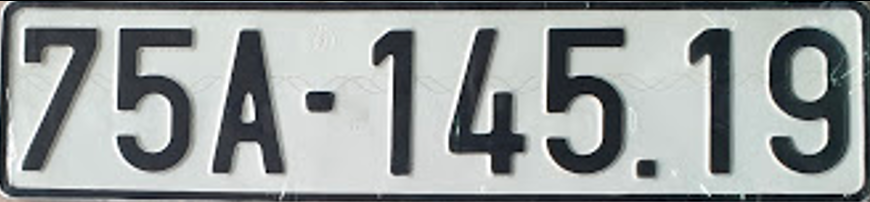
#> input picture opencv-basic/img/bike_number.png, 870 x 202 px
$ python read_bike_number.py
#> lines starting #> are read from the running program, lines starting #| are printed output that depends on the picture; after the words box and inside, x2 and y2 are one past the last pixel; in counts of white or black regions, pixels touching at a corner belong together
import cv2
import imutils

filepath = '../img/bike_number.png'

img = cv2.imread(filepath)
#> img is the input picture: shape (202, 870, 3); mean B, G, R 157, 157.5, 152.4

# Convert to grayscale img
gray = cv2.cvtColor(img, cv2.COLOR_BGR2GRAY)

thres = cv2.adaptiveThreshold(
    gray, 255, cv2.ADAPTIVE_THRESH_GAUSSIAN_C, cv2.THRESH_BINARY_INV, 31, 10)
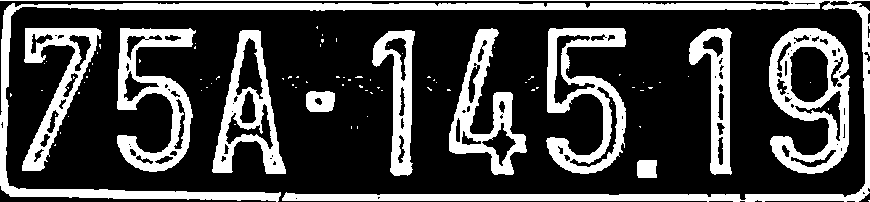
#> thres: shape (202, 870); 26.9% white; 87 white regions (76 under 20 px)

contours = cv2.findContours(thres, cv2.RETR_LIST, cv2.CHAIN_APPROX_SIMPLE)
#> contours = 194 contours, 115 with area under 20; largest, box (x1, y1, x2, y2) and area: (0, 0, 870, 202) 12262, (769, 28, 850, 174) 8261, (546, 28, 626, 174) 5993, (117, 28, 196, 172) 5371, (212, 30, 286, 174) 5365
contours = imutils.grab_contours(contours)
contours = sorted(contours, key=cv2.contourArea, reverse=False)

number = 0
for c in contours:
    x, y, w, h = cv2.boundingRect(c)
    print(x, y, w, h)

    if(40 < w < 90) and (100 < h < 180) and (h/w > 1.5):
        cv2.rectangle(img, (x, y), (x + w, y + h), (0, 255, 0), 2)
        number += 1
        crop = img[y:y + h, x:x + w]
        cv2.imwrite('./plate_number/plate_number{}.png'.format(number), crop)
#> this loop made 194 passes
#> (x, y, w, h) on passes 5, 6, 9, 13, 18, 19, 21, 23, 24, 28, 29, 32: (367, 116, 1, 1), (68, 116, 1, 1), (611, 103, 1, 1), (201, 90, 1, 1), (211, 83, 1, 1), (810, 82, 1, 1), (643, 82, 1, 1), (436, 82, 1, 1), (84, 82, 1, 1), (688, 76, 1, 1), (568, 70, 1, 1), (44, 63, 1, 1)
#> (c, x, y, w, h) on passes 1, 2, 3, 4, 7, 8: ([[60, 132], [60, 133]], 60, 132, 1, 2), ([[357, 126], [357, 128]], 357, 126, 1, 3), ([[351, 126], [351, 128]], 351, 126, 1, 3), ([[234, 124], [235, 124]], 234, 124, 2, 1), ([[55, 114], [55, 115]], 55, 114, 1, 2), ([[828, 108], [828, 109]], 828, 108, 1, 2)
#| 60 132 1 2
#| 357 126 1 3
#| 351 126 1 3
#| 234 124 2 1
#| 367 116 1 1
#| 68 116 1 1
#| 55 114 1 2
#| 828 108 1 2
#> (further printed lines are left out)
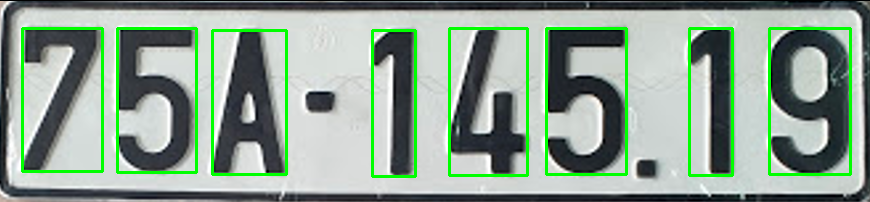
#> img: shape (202, 870, 3); 5.86% of pixels changed, all inside (x1, y1, x2, y2) = (21, 27, 852, 178)
#> after the loop, number = 8

print("Number of contours found = " + str(number))
#| Number of contours found = 8

cv2.imshow('Image', img)
cv2.imshow('Thres', thres)
cv2.waitKey()
cv2.destroyAllWindows()
